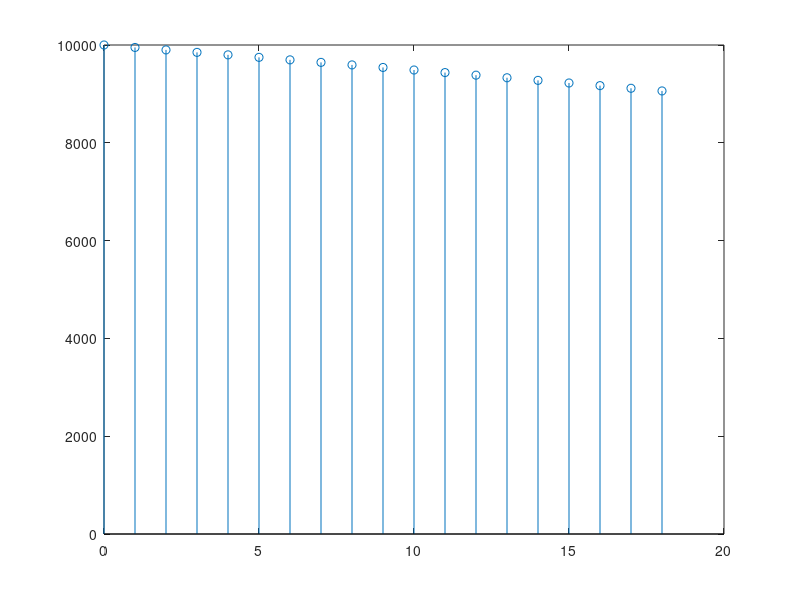

This figure's MATLAB source:
% Script: mexdt_2_5b.m
xvec = [0,100*ones(1,18)];   % Vector to hold input signal
yvec = [10000,zeros(1,18)];  % Vector to hold output signal
c = 0.005;                   % Interest rate.
offset = 1;                  % Offset to fix index issues.
fprintf(1,'Index   Input  Output\n');  % Print header.
% Start the loop to compute and print the output signal.
for n=1:18
  yvec(offset+n)=(1+c)*yvec(offset+n-1)-xvec(offset+n);  % Eqn. (2.12)
  fprintf(1,'%5d  %5.2f  %5.2f\n',n,xvec(offset+n),yvec(offset+n));
end;
% Graph the output signal.
stem([0:18],yvec);
